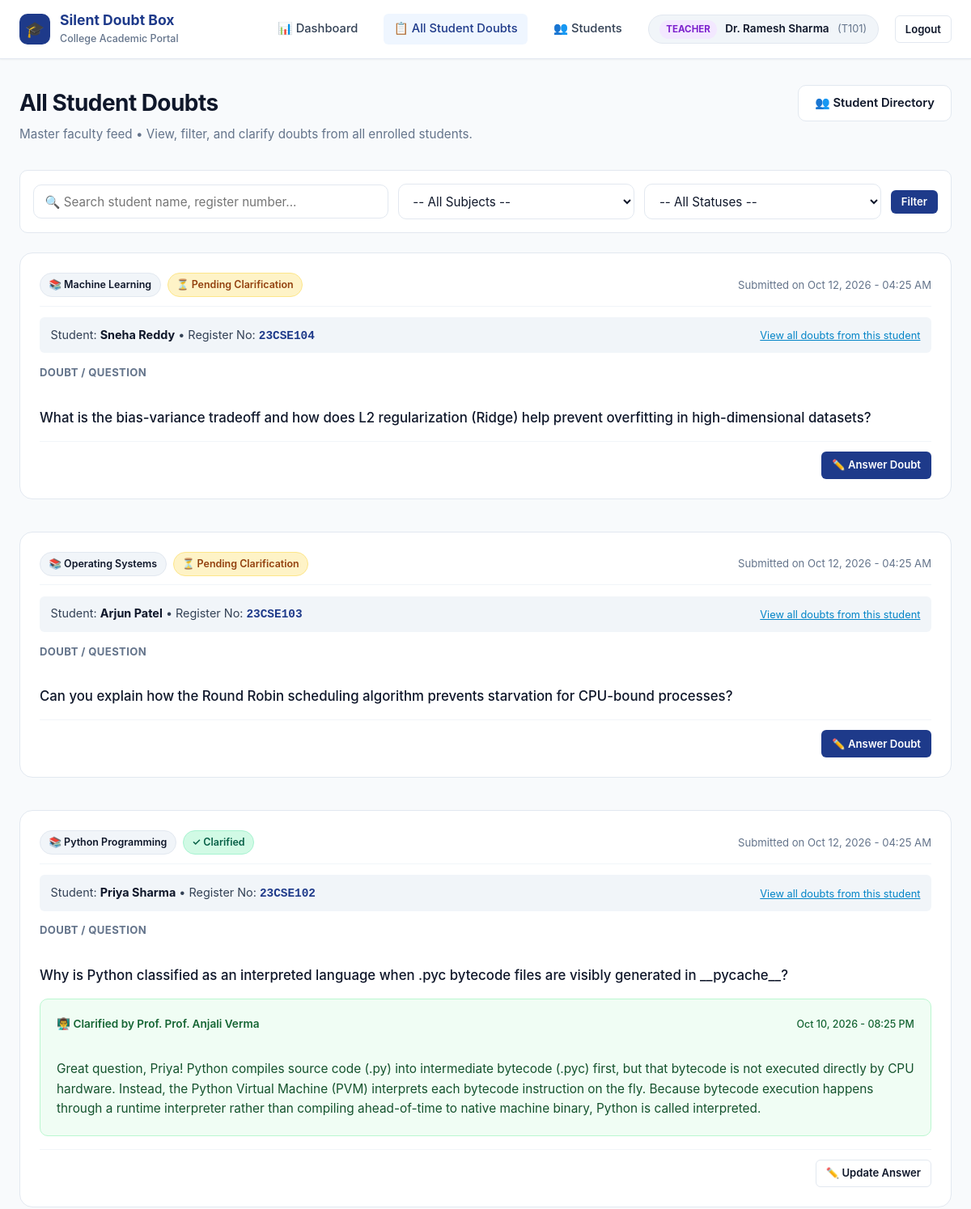
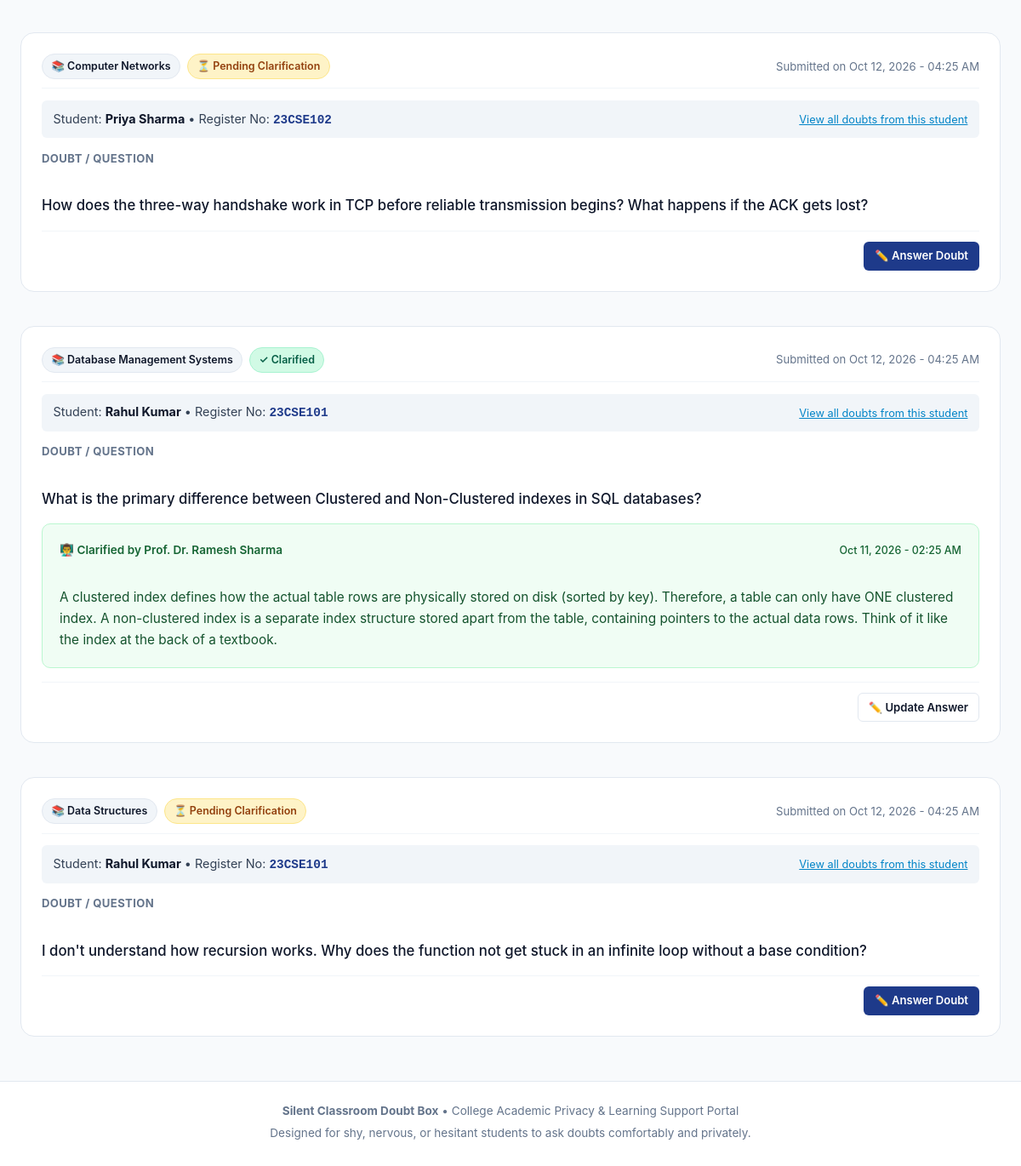
/teacher/doubts/ (signed in), run on the app's committed database (2 pictures, top to bottom).
### core/models.py (models this page shows, shortened)
class User(AbstractUser):
    ROLE_CHOICES = (
        ('STUDENT', 'Student'),
        ('TEACHER', 'Teacher'),
    )
    role = models.CharField(max_length=10, choices=ROLE_CHOICES)
    name = models.CharField(max_length=150, help_text="Full Name of Student or Teacher")
    register_number = models.CharField(
        max_length=50,
        unique=True,
        null=True,
        blank=True,
        help_text="College Register Number (e.g., 23CSE101)"
    )
    teacher_id = models.CharField(
        max_length=50,
        unique=True,
        null=True,
        blank=True,
        help_text="Faculty / Teacher ID (e.g., T101)"
    )
    created_at = models.DateTimeField(auto_now_add=True)
    @property
    def is_student(self):
        return self.role == 'STUDENT'
    @property
    def is_teacher(self):
        return self.role == 'TEACHER'

class Doubt(models.Model):
    STATUS_CHOICES = (
        ('PENDING', 'Pending'),
        ('CLARIFIED', 'Clarified'),
    )
    student = models.ForeignKey(
        User,
        on_delete=models.CASCADE,
        related_name='submitted_doubts',
        limit_choices_to={'role': 'STUDENT'}
    )
    subject = models.ForeignKey(
        Subject,
        on_delete=models.CASCADE,
        related_name='doubts'
    )
    question = models.TextField(help_text="Student's private doubt/question")
    status = models.CharField(
        max_length=15,
        choices=STATUS_CHOICES,
        default='PENDING'
    )
    teacher_answer = models.TextField(blank=True, null=True, help_text="Answer submitted by the teacher")
    answered_by = models.ForeignKey(
        User,
        on_delete=models.SET_NULL,
        null=True,
        blank=True,
        related_name='clarified_doubts',
        limit_choices_to={'role': 'TEACHER'}
    )
    created_at = models.DateTimeField(auto_now_add=True)
    answered_at = models.DateTimeField(null=True, blank=True)
    class Meta:
        ordering = ['-created_at']
        verbose_name = 'Doubt'
        verbose_name_plural = 'Doubts'

class Subject(models.Model):
    name = models.CharField(max_length=120, unique=True)
    code = models.CharField(max_length=30, blank=True, null=True)
    description = models.TextField(blank=True, null=True)
    created_at = models.DateTimeField(auto_now_add=True)
    class Meta:
        ordering = ['name']
        verbose_name = 'Subject'
        verbose_name_plural = 'Subjects'

### core/views.py (the view)
# urls.py: path('teacher/doubts/', views.teacher_all_doubts_view, name='teacher_all_doubts'),
@teacher_required
def teacher_all_doubts_view(request):
    doubts = Doubt.objects.all().select_related('student', 'subject', 'answered_by')
    subject_id = request.GET.get('subject')
    if subject_id:
        doubts = doubts.filter(subject_id=subject_id)
    status = request.GET.get('status')
    if status in ['PENDING', 'CLARIFIED']:
        doubts = doubts.filter(status=status)
    search_query = request.GET.get('search', '').strip()
    if search_query:
        doubts = doubts.filter(
            Q(student__name__icontains=search_query) |
            Q(student__register_number__icontains=search_query) |
            Q(question__icontains=search_query)
        )
    subjects = Subject.objects.all().order_by('name')
    context = {
        'doubts': doubts,
        'subjects': subjects,
        'selected_subject': subject_id,
        'selected_status': status,
        'search_query': search_query,
        'teacher': request.user,
    }
    return render(request, 'teacher/all_doubts.html', context)

### templates/teacher/all_doubts.html (shortened to what this page needs)
{% extends 'base.html' %}
{% block content %}
<div class="page-header">
  <div>
    <h1 class="page-title">All Student Doubts</h1>
    <p class="page-subtitle">
      Master faculty feed &bull; View, filter, and clarify doubts from all enrolled students.
    </p>
  </div>
  <div>
    <a href="{% url 'teacher_students_list' %}" class="btn btn-secondary">
      👥 Student Directory
    </a>
  </div>
</div>
<div class="filter-bar">
  <form method="GET" action="{% url 'teacher_all_doubts' %}">
    <div class="filter-item search-item">
      <input
        type="text"
        name="search"
        class="form-input"
        placeholder="🔍 Search student name, register number..."
        value="{{ search_query }}"
      >
    </div>
    <div class="filter-item">
      <select name="subject" class="form-select" onchange="this.form.submit()">
        <option value="">-- All Subjects --</option>
      </select>
    </div>
    <div class="filter-item">
      <select name="status" class="form-select" onchange="this.form.submit()">
        <option value="">-- All Statuses --</option>
      </select>
    </div>
    <div>
      <button type="submit" class="btn btn-primary btn-sm">
        Filter
      </button>
    </div>
  </form>
</div>
{% if doubts %}
  <div style="display: flex; flex-direction: column; gap: 1.25rem;">
    {% for doubt in doubts %}
      <div class="doubt-card">
        <div class="doubt-card-meta">
          <div class="doubt-card-tags">
            <span class="badge badge-subject">📚 {{ doubt.subject.name }}</span>
            {% if doubt.status == 'CLARIFIED' %}
              <span class="badge badge-clarified">✓ Clarified</span>
            {% else %}
              <span class="badge badge-pending">⏳ Pending Clarification</span>
            {% endif %}
          </div>
          <div class="doubt-card-time">
            Submitted on {{ doubt.created_at|date:"M d, Y - h:i A" }}
          </div>
        </div>
        <div style="background-color: var(--bg-subtle); padding: 0.6rem 0.85rem; border-radius: var(--radius-sm); margin-bottom: 0.85rem; display: flex; align-items: center; justify-content: space-between; flex-wrap: wrap; gap: 0.5rem;">
          <div style="font-size: 0.9rem;">
            Student: <strong style="color: var(--text-dark);">{{ doubt.student.name }}</strong>
            &bull; Register No: <span style="font-family: monospace; font-weight: 700; color: var(--primary);">{{ doubt.student.register_number }}</span>
          </div>
          <div>
            <a href="{% url 'teacher_all_doubts' %}?search={{ doubt.student.register_number }}" style="font-size: 0.8rem; color: var(--secondary); text-decoration: underline;">
              View all doubts from this student
            </a>
          </div>
        </div>
        <div class="doubt-question-box">
          <div class="doubt-question-title">Doubt / Question</div>
          <div class="doubt-question-text">
            {{ doubt.question }}
          </div>
        </div>
        {% if doubt.status == 'CLARIFIED' %}
          <div class="doubt-answer-box">
            <div class="doubt-answer-header">
              <span>👨‍🏫 Clarified by Prof. {{ doubt.answered_by.name }}</span>
              {% if doubt.answered_at %}
                <span style="font-size: 0.78rem; font-weight: 500;">{{ doubt.answered_at|date:"M d, Y - h:i A" }}</span>
              {% endif %}
            </div>
            <div class="doubt-answer-text">
              {{ doubt.teacher_answer }}
            </div>
          </div>
        {% endif %}
        <div style="display: flex; align-items: center; justify-content: flex-end; gap: 0.75rem; margin-top: 1rem; padding-top: 0.75rem; border-top: 1px solid #f1f5f9;">
          {% if doubt.status == 'PENDING' %}
            <a href="{% url 'teacher_answer_doubt' doubt.id %}" class="btn btn-primary btn-sm">
              ✏️ Answer Doubt
            </a>
          {% else %}
            <a href="{% url 'teacher_answer_doubt' doubt.id %}" class="btn btn-secondary btn-sm">
              ✏️ Update Answer
            </a>
          {% endif %}
        </div>
      </div>
    {% endfor %}
  </div>
{% endif %}
{% endblock %}

### templates/base.html (shortened to what this page needs)
{% load static %}
<!DOCTYPE html>
<html lang="en">
<head>
  <link rel="stylesheet" href="{% static 'css/style.css' %}">
</head>
<body>
  <div class="app-container">
    <header class="navbar">
      <div class="navbar-inner">
        <a href="{% url 'landing' %}" class="brand-link">
          <div class="brand-logo-icon">🎓</div>
          <div class="brand-text">
            <h1>Silent Doubt Box</h1>
            <span>College Academic Portal</span>
          </div>
        </a>
        <nav>
          <ul class="nav-links">
            {% if request.user.is_authenticated %}
              {% if request.user.is_student %}
                <li><a href="{% url 'student_dashboard' %}" class="nav-link {% if request.resolver_match.url_name == 'student_dashboard' %}active{% endif %}">📊 Dashboard</a></li>
                <li><a href="{% url 'ask_doubt' %}" class="nav-link {% if request.resolver_match.url_name == 'ask_doubt' %}active{% endif %}">✍️ Ask a Doubt</a></li>
                <li><a href="{% url 'student_my_doubts' %}" class="nav-link {% if request.resolver_match.url_name == 'student_my_doubts' %}active{% endif %}">📂 My Doubts</a></li>
                <li class="user-badge">
                  <span class="user-badge-role role-student">Student</span>
                  <span class="user-badge-name">{{ request.user.name }}</span>
                  <span class="user-badge-id">({{ request.user.register_number }})</span>
                </li>
                <li><a href="{% url 'logout' %}" class="btn btn-secondary btn-sm">Logout</a></li>
              {% elif request.user.is_teacher %}
                <li><a href="{% url 'teacher_dashboard' %}" class="nav-link {% if request.resolver_match.url_name == 'teacher_dashboard' %}active{% endif %}">📊 Dashboard</a></li>
                <li><a href="{% url 'teacher_all_doubts' %}" class="nav-link {% if request.resolver_match.url_name == 'teacher_all_doubts' %}active{% endif %}">📋 All Student Doubts</a></li>
                <li><a href="{% url 'teacher_students_list' %}" class="nav-link {% if request.resolver_match.url_name == 'teacher_students_list' %}active{% endif %}">👥 Students</a></li>
                <li class="user-badge">
                  <span class="user-badge-role role-teacher">Teacher</span>
                  <span class="user-badge-name">{{ request.user.name }}</span>
                  <span class="user-badge-id">({{ request.user.teacher_id }})</span>
                </li>
                <li><a href="{% url 'logout' %}" class="btn btn-secondary btn-sm">Logout</a></li>
              {% endif %}
            {% else %}
              <li><a href="{% url 'landing' %}" class="nav-link">Home</a></li>
              <li><a href="{% url 'student_login' %}" class="btn btn-secondary btn-sm">Student Login</a></li>
              <li><a href="{% url 'teacher_login' %}" class="btn btn-primary btn-sm">Teacher Login</a></li>
            {% endif %}
          </ul>
        </nav>
      </div>
    </header>
    <main class="main-content">
      {% block content %}{% endblock %}
    </main>
    <footer class="footer">
      <div class="footer-inner">
        <p><strong>Silent Classroom Doubt Box</strong> &bull; College Academic Privacy &amp; Learning Support Portal</p>
        <p>Designed for shy, nervous, or hesitant students to ask doubts comfortably and privately.</p>
      </div>
    </footer>
  </div>
</body>
</html>

### data on the page
User: user.name "Dr. Ramesh Sharma", user.teacher_id "T101"
Doubt: subject.name "Machine Learning", status "⏳ Pending Clarification", created_at "Oct 12, 2026 - 04:25 AM", student.name "Sneha Reddy", student.register_number "23CSE104", question "What is the bias-variance tradeoff and how does L2 regularization (Ridge) help prevent overfitting in high-dimensional datasets?"
Doubt: subject.name "Operating Systems", status "⏳ Pending Clarification", created_at "Oct 12, 2026 - 04:25 AM", student.name "Arjun Patel", student.register_number "23CSE103", question "Can you explain how the Round Robin scheduling algorithm prevents starvation for CPU-bound processes?"
Doubt: subject.name "Python Programming", status "✓ Clarified", created_at "Oct 12, 2026 - 04:25 AM", student.name "Priya Sharma", student.register_number "23CSE102", question "Why is Python classified as an interpreted language when .pyc bytecode files are visibly generated in __pycache__?", answered_by.name "Prof. Anjali Verma", answered_at "Oct 10, 2026 - 08:25 PM", teacher_answer "Great question, Priya! Python compiles source code (.py) into intermediate bytecode (.pyc) first, but that bytecode is not executed directly by CPU hardware. Instead, the Python Virtual Machine (PVM) interprets each bytecode instruction on the fly. Because bytecode execution happens through a runtime interpreter rather than compiling ahead-of-time to native machine binary, Python is called interpreted."
Doubt: subject.name "Computer Networks", status "⏳ Pending Clarification", created_at "Oct 12, 2026 - 04:25 AM", student.name "Priya Sharma", student.register_number "23CSE102", question "How does the three-way handshake work in TCP before reliable transmission begins? What happens if the ACK gets lost?"
Doubt: subject.name "Database Management Systems", status "✓ Clarified", created_at "Oct 12, 2026 - 04:25 AM", student.name "Rahul Kumar", student.register_number "23CSE101", question "What is the primary difference between Clustered and Non-Clustered indexes in SQL databases?", answered_by.name "Dr. Ramesh Sharma", answered_at "Oct 11, 2026 - 02:25 AM", teacher_answer "A clustered index defines how the actual table rows are physically stored on disk (sorted by key). Therefore, a table can only have ONE clustered index. A non-clustered index is a separate index structure stored apart from the table, containing pointers to the actual data rows. Think of it like the index at the back of a textbook."
Doubt: subject.name "Data Structures", status "⏳ Pending Clarification", created_at "Oct 12, 2026 - 04:25 AM", student.name "Rahul Kumar", student.register_number "23CSE101", question "I don't understand how recursion works. Why does the function not get stuck in an infinite loop without a base condition?"
